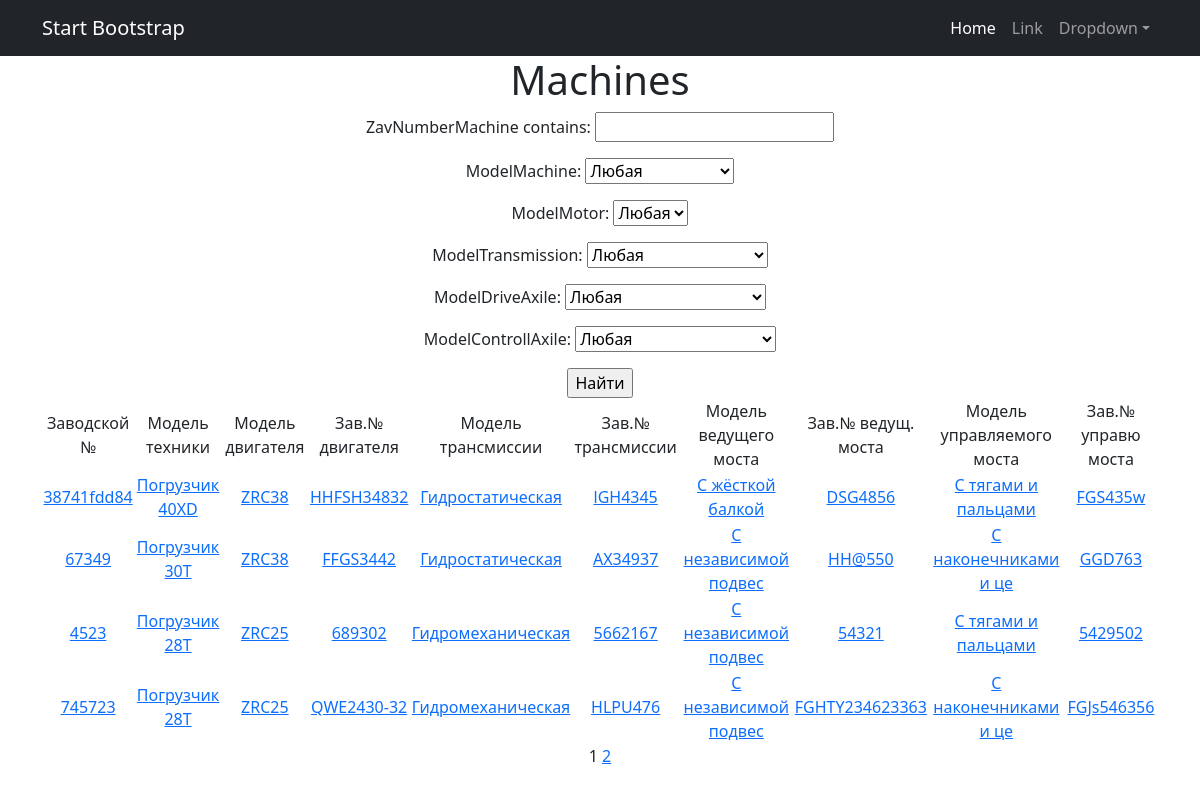
Screenshot of /machine/ with the database file from the repository.
### serviceBook/models.py (models this page shows, shortened)
class Machine(models.Model):
    zavNumberMachine = models.CharField(max_length=20, unique=True)
    modelMachine = models.ForeignKey(
        Manual,
        on_delete=models.CASCADE,
        limit_choices_to={'nameClass': 'MMC'},
        related_name='modelMachine')
    modelMotor = models.ForeignKey(
        Manual,
        on_delete=models.CASCADE,
        limit_choices_to={'nameClass': 'MMT'},
        related_name='modelMotor')
    zavNumberMotor = models.CharField(max_length=20)
    modelTransmission = models.ForeignKey(
        Manual,
        on_delete=models.CASCADE,
        limit_choices_to={'nameClass': 'MT'},
        related_name='modelTransmission')
    zavNumberTransmission = models.CharField(max_length=20)
    modelDriveAxile = models.ForeignKey(
        Manual,
        on_delete=models.CASCADE,
        limit_choices_to={'nameClass': 'MDA'},
        related_name='modelDriveAxile')
    zavNumberDA = models.CharField(max_length=20)
    modelControllAxile = models.ForeignKey(
        Manual,
        on_delete=models.CASCADE,
        limit_choices_to={'nameClass': 'MCA'},
        related_name='modelControllAxile')
    zavNumberCA = models.CharField(max_length=20)
    deliveryContract = models.CharField(max_length=50)
    shipDate = models.DateTimeField(default=datetime.today)
    recipient = models.CharField(max_length=100)
    deliveryAddress = models.CharField(max_length=150)
    package = models.TextField(blank=True)
    client = models.CharField(max_length=150)
    serviceCompany = models.ForeignKey(Service, on_delete=models.CASCADE, related_name='serviceCompany')
    def get_absolute_url(self):
        return reverse('machine_detail' , args=[str(self.id)])

class Manual(models.Model):
    modelMachine = 'MMC'
    modelMotor = 'MMT'
    modelTransmission = 'MT'
    modelDriveAxile = 'MDA'
    modelControllAxile = 'MCA'
    typeTO = 'TTO'
    failureNode = 'FND'
    wayToRecover = 'WTR'
    CHOICES = [
        (modelMachine, 'Модель техники'),
        (modelMotor, 'Модель двигателя'),
        (modelTransmission, 'Модель трансмиссии'),
        (modelDriveAxile, 'Модель ведущего моста'),
        (modelControllAxile, 'Модель управляемого моста'),
        (typeTO, 'Вид ТО'),
        (failureNode, 'Узел отказа'),
        (wayToRecover, 'Способ восстановления'),
    ]
    nameClass = models.CharField(max_length=3, choices=CHOICES, default=modelMachine)
    name = models.CharField(max_length=100)
    descriptions = models.TextField()
    def __str__(self):
        return f'{self.name}'
    def get_absolute_url(self):
        return reverse('manual_detail', args=[str(self.id)])

### serviceBook/views.py (the view)
# urls.py: path('machine/', MachineList.as_view(), name='machine_list'),
class MachineList(ListView):
    queryset = Machine.objects.order_by('-shipDate')
    template_name = 'Machine.html'
    context_object_name = 'machine'
    paginate_by = 4
    def get_queryset(self):
        queryset = super().get_queryset()
        self.filterset = MachineFilter(self.request.GET, queryset)
        return self.filterset.qs
    def get_context_data(self, **kwargs):
        context = super().get_context_data(**kwargs)
        context['filterset'] = self.filterset
        return context

### serviceBook/templatetags/custom_tags.py (called while the page is built)
@register.simple_tag(takes_context=True)
def url_replace(context, **kwargs):
    d = context['request'].GET.copy()
    for k, v in kwargs.items():
        d[k] = v
    return d.urlencode()

### templates/Machine.html (shortened to what this page needs)
{% extends 'flatpages/default.html' %}
{% load custom_tags %}
{% block content %}
<h1>Machines</h1>
<form action="" method="get">
       {{ filterset.form.as_p }}
       <input type="submit" value="Найти" />
</form>
{% if machine %}
    <table>
        <tr>
            <td>Заводской №</td>
            <td>Модель техники</td>
            <td>Модель двигателя</td>
            <td>Зав.№ двигателя</td>
            <td>Модель трансмиссии</td>
            <td>Зав.№ трансмиссии</td>
            <td>Модель ведущего моста</td>
            <td>Зав.№ ведущ. моста</td>
            <td>Модель управляемого моста</td>
            <td>Зав.№ управю моста</td>
        </tr>
    {% for single_machine in machine %}
        <tr>
               <td><a href="{{ link }}{{ single_machine.get_absolute_url }}">{{ single_machine.zavNumberMachine }}</a></td>
               <td><a href="{{ link }}{{ single_machine.modelMachine.get_absolute_url }}">{{ single_machine.modelMachine }}</a></td>
               <td><a href="{{ link }}{{ single_machine.modelMotor.get_absolute_url }}">{{ single_machine.modelMotor }}</a></td>
               <td><a href="{{ link }}{{ single_machine.modelMotor.get_absolute_url }}">{{ single_machine.zavNumberMotor }}</a></td>
               <td><a href="{{ link }}{{ single_machine.modelTransmission.get_absolute_url }}">{{ single_machine.modelTransmission }}</a></td>
               <td><a href="{{ link }}{{ single_machine.modelTransmission.get_absolute_url }}">{{ single_machine.zavNumberTransmission }}</a></td>
               <td><a href="{{ link }}{{ single_machine.modelDriveAxile.get_absolute_url }}">{{ single_machine.modelDriveAxile }}<a/></td>
               <td><a href="{{ link }}{{ single_machine.modelDriveAxile.get_absolute_url }}">{{ single_machine.zavNumberDA }}</a></td>
               <td><a href="{{ link }}{{ single_machine.modelControllAxile.get_absolute_url }}">{{ single_machine.modelControllAxile }}</a></td>
               <td><a href="{{ link }}{{ single_machine.modelControllAxile.get_absolute_url }}">{{ single_machine.zavNumberCA }}</a></td>
           </tr>
           {% endfor %}
       </table>
{% else %}
       <h2>Машин нет!</h2>{% endif %}
{% if page_obj.has_previous %}
    {% load cache %}
{% endif %}
{{ page_obj.number }}
{% if page_obj.has_next %}
    {% load cache %}
    {% cache 1 header %}
        <a href="?{% url_replace page=page_obj.next_page_number %}">{{ page_obj.next_page_number }}</a>
    {% endcache %}
{% endif %}
{% endblock content %}

### rows the page displays
Machine: zavNumberMachine "38741fdd84", modelMachine "Погрузчик 40XD", modelMotor "ZRC38", zavNumberMotor "HHFSH34832", modelTransmission "Гидростатическая", zavNumberTransmission "lGH4345", modelDriveAxile "С жёсткой балкой", zavNumberDA "DSG4856", modelControllAxile "С тягами и пальцами", zavNumberCA "FGS435w"
Machine: zavNumberMachine "67349", modelMachine "Погрузчик 30Т", modelMotor "ZRC38", zavNumberMotor "FFGS3442", modelTransmission "Гидростатическая", zavNumberTransmission "AX34937", modelDriveAxile "С независимой подвес", zavNumberDA "HH@550", modelControllAxile "С наконечниками и це", zavNumberCA "GGD763"
Machine: zavNumberMachine "4523", modelMachine "Погрузчик 28T", modelMotor "ZRC25", zavNumberMotor "689302", modelTransmission "Гидромеханическая", zavNumberTransmission "5662167", modelDriveAxile "С независимой подвес", zavNumberDA "54321", modelControllAxile "С тягами и пальцами", zavNumberCA "5429502"
Machine: zavNumberMachine "745723", modelMachine "Погрузчик 28T", modelMotor "ZRC25", zavNumberMotor "QWE2430-32", modelTransmission "Гидромеханическая", zavNumberTransmission "HLPU476", modelDriveAxile "С независимой подвес", zavNumberDA "FGHTY234623363", modelControllAxile "С наконечниками и це", zavNumberCA "FGJs546356"

### other values shown
{{ page_obj.number }} "1"
{{ page_obj.next_page_number }} "2"
